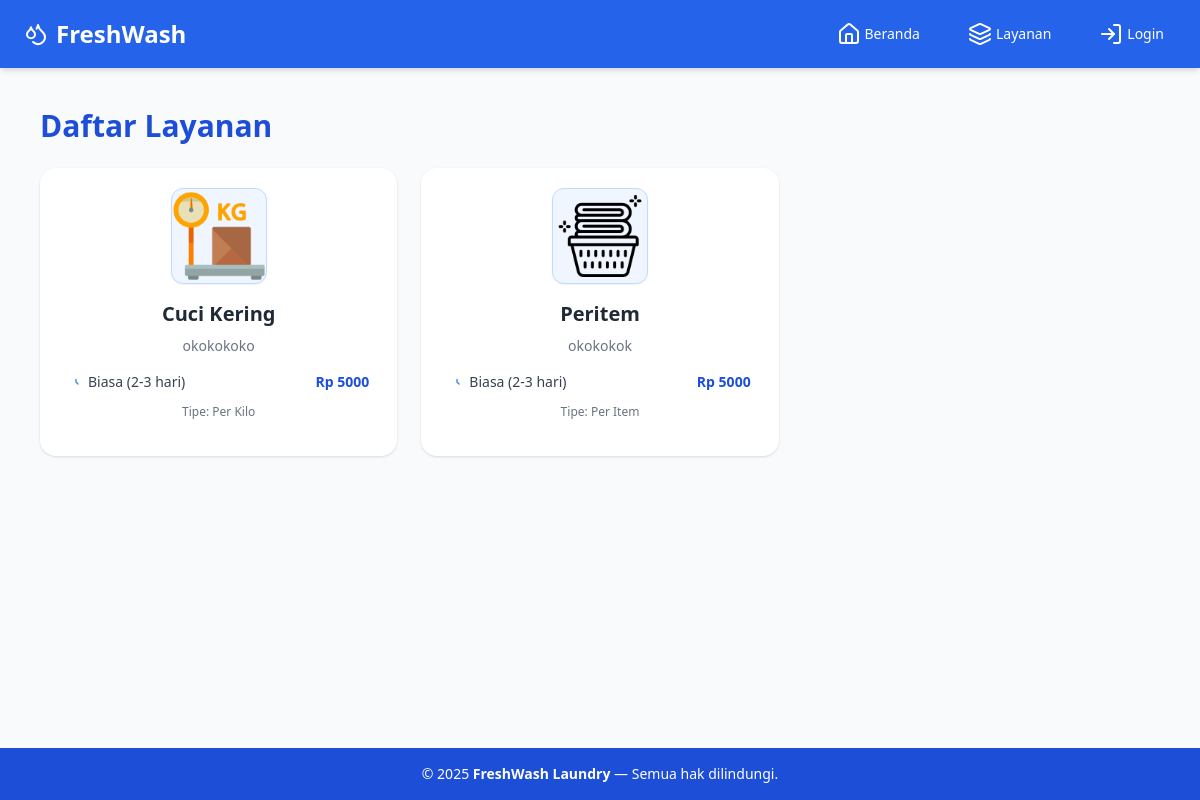
/layanan/, run on the app's committed database.
### services/models.py (models this page shows, shortened)
class Service(models.Model):
    SERVICE_TYPE_CHOICES = [
        ('per_kilo', 'Per Kilo'),
        ('per_item', 'Per Item'),
    ]
    DURATION_CHOICES = [
        ('biasa', 'Biasa (2-3 hari)'),
        ('sicepat', 'SiCepat (1 hari)'),
        ('express', 'Express (6 jam)'),
    ]
    name = models.CharField(max_length=100)
    description = models.TextField(blank=True, null=True)
    price = models.DecimalField(max_digits=10, decimal_places=2)
    type = models.CharField(max_length=20, choices=SERVICE_TYPE_CHOICES)
    duration = models.CharField(max_length=20, choices=DURATION_CHOICES, default='biasa')
    image = models.ImageField(upload_to='service_images/', blank=True, null=True)

### services/views.py (the view)
# urls.py: path('', service_list, name='list'),
def service_list(request):
    services = Service.objects.all().order_by('name')
    return render(request, 'services/list.html', {'services': services})

### services/templates/services/list.html (shortened to what this page needs)
{% extends 'base.html' %}
{% load static %}
{% block content %}
<div class="max-w-6xl mx-auto mt-10 px-4">
  <div class="flex justify-between items-center mb-6">
    <h1 class="text-3xl font-bold text-blue-700">Daftar Layanan</h1>
  </div>
  {% if services %}
    <div class="grid sm:grid-cols-2 lg:grid-cols-3 gap-6">
      {% for s in services %}
      <div class="bg-white p-5 rounded-2xl shadow hover:shadow-lg transition flex flex-col items-center">
        <div class="w-24 h-24 mb-4 flex items-center justify-center bg-blue-50 border border-blue-200 rounded-xl shadow-sm overflow-hidden">
          {% if s.image %}
            <img src="{{ s.image.url }}"
                 alt="{{ s.name }}"
                 class="w-full h-full object-contain">
          {% endif %}
        </div>
        <h2 class="text-xl font-semibold text-gray-800 text-center mb-2">{{ s.name }}</h2>
        <p class="text-gray-500 text-center text-sm mb-4">
          {{ s.description|default:"Tidak ada deskripsi" }}
        </p>
        <div class="flex justify-between w-full text-sm text-gray-700 mb-3 px-2">
          <span class="flex items-center gap-1">
            <svg xmlns="http://www.w3.org/2000/svg" class="h-4 w-4 text-blue-500" fill="none" viewBox="0 0 24 24" stroke="currentColor">
              <path stroke-linecap="round" stroke-linejoin="round" stroke-width="2" d="M12 8v4l3 3" />
            </svg>
            {{ s.get_duration_display|default:"-" }}
          </span>
          <span class="font-semibold text-blue-700">Rp {{ s.price|floatformat:0 }}</span>
        </div>
        <div class="text-center text-xs text-gray-500 mb-4">
          Tipe: {{ s.get_type_display }}
        </div>
      </div>
      {% endfor %}
    </div>
  {% else %}
    <p class="text-center text-gray-500 mt-10">Belum ada layanan yang tersedia.</p>
  {% endif %}
</div>
{% endblock %}

### templates/base.html (shortened to what this page needs)
<!DOCTYPE html>
<html lang="id">
<head>
  <script src="https://cdn.tailwindcss.com"></script>
  <link rel="stylesheet" href="https://unpkg.com/leaflet/dist/leaflet.css" />
</head>
<body class="bg-gray-50 text-gray-800 flex flex-col min-h-screen">
  <header class="bg-blue-600 text-white shadow-md sticky top-0 z-40">
    <div class="max-w-7xl mx-auto flex justify-between items-center px-6 py-4">
      <a href="/" class="text-2xl font-bold flex items-center space-x-2 hover:text-blue-200 transition">
        <i data-lucide="droplets"></i>
        <span>FreshWash</span>
      </a>
      <nav id="nav-menu" class="hidden md:flex items-center space-x-6 text-sm font-medium">
        {% if user.is_authenticated and user.is_courier %}
          <a href="{% url 'courier:courier_dashboard' %}" class="flex items-center space-x-1 px-3 py-1.5 rounded-md transition duration-200 {% if request.path == '/courier/courier_dashboard/' %}bg-white text-blue-600 font-semibold shadow{% else %}hover:bg-white hover:text-blue-600{% endif %}">
            <i data-lucide="layout-dashboard"></i> <span>Dashboard Kurir</span>
          </a>
          <a href="{% url 'accounts:profile' %}" class="flex items-center space-x-1 px-3 py-1.5 rounded-md transition duration-200 {% if request.path == '/accounts/profile/' %}bg-white text-blue-600 font-semibold shadow{% else %}hover:bg-white hover:text-blue-600{% endif %}">
            <i data-lucide="user"></i> <span>Profil</span>
          </a>
          <form method="POST" action="{% url 'accounts:logout' %}" class="inline ml-3">
            {% csrf_token %}
            <button type="submit" class="flex items-center space-x-1 hover:text-blue-200 transition duration-200">
              <i data-lucide="log-out"></i> <span>Logout</span>
            </button>
          </form>
        {% else %}
          <a href="/" class="flex items-center space-x-1 px-3 py-1.5 rounded-md transition duration-200 {% if request.path == '/' %}bg-white text-blue-600 font-semibold shadow{% else %}hover:bg-white hover:text-blue-600{% endif %}">
            <i data-lucide="home"></i> <span>Beranda</span>
          </a>
          <a href="{% url 'services:list' %}" class="flex items-center space-x-1 px-3 py-1.5 rounded-md transition duration-200 {% if '/services' in request.path %}bg-white text-blue-600 font-semibold shadow{% else %}hover:bg-white hover:text-blue-600{% endif %}">
            <i data-lucide="layers"></i> <span>Layanan</span>
          </a>
          <a href="{% url 'accounts:login' %}" class="flex items-center space-x-1 px-3 py-1.5 rounded-md transition duration-200 {% if request.path == '/accounts/login/' %}bg-white text-blue-600 font-semibold shadow{% else %}hover:bg-white hover:text-blue-600{% endif %}">
            <i data-lucide="log-in"></i> <span>Login</span>
          </a>
        {% endif %}
      </nav>
    </div>
  </header>
  <main class="flex-grow">
    {% block content %}{% endblock %}
  </main>
  <footer class="bg-blue-700 text-white py-4 mt-10">
    <div class="max-w-7xl mx-auto text-center text-sm">
      &copy; 2025 <strong>FreshWash Laundry</strong> — Semua hak dilindungi.
    </div>
  </footer>
</body>
</html>

### data on the page
Service: image (picture), name "Cuci Kering", description "okokokoko", duration "Biasa (2-3 hari)", price "5000", type "Per Kilo"
Service: image (picture), name "Peritem", description "okokokok", duration "Biasa (2-3 hari)", price "5000", type "Per Item"
